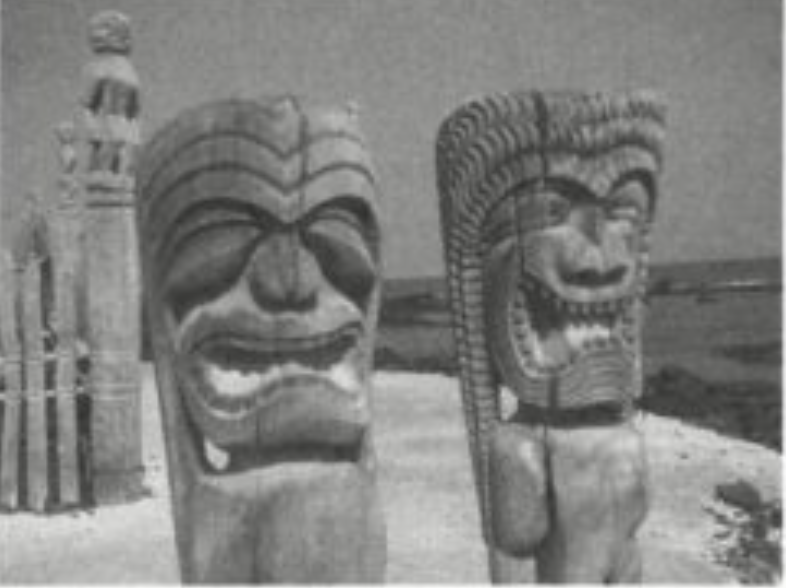
%> input picture totem-poles.png, 786 x 588 px
$ octave ch11_superpixels.m   (GNU Octave 9; MATLAB toolbox functions it lacks are replaced by stand-ins)
%> lines starting %> are read from the running program, lines starting %| are printed output that depends on the picture
clear; clc; close all

f = imread('totem-poles.png', 'png');
%> f is the input picture: size 588x786x3 uint8; mean R, G, B 128.7, 129.1, 127
f = rgb2gray(f);
%> f: size 588x786 uint8
subplot(2,2,1), imshow(f);

% Compute 3000 superpixels.
[L,NL] = superpixels(f,3000);
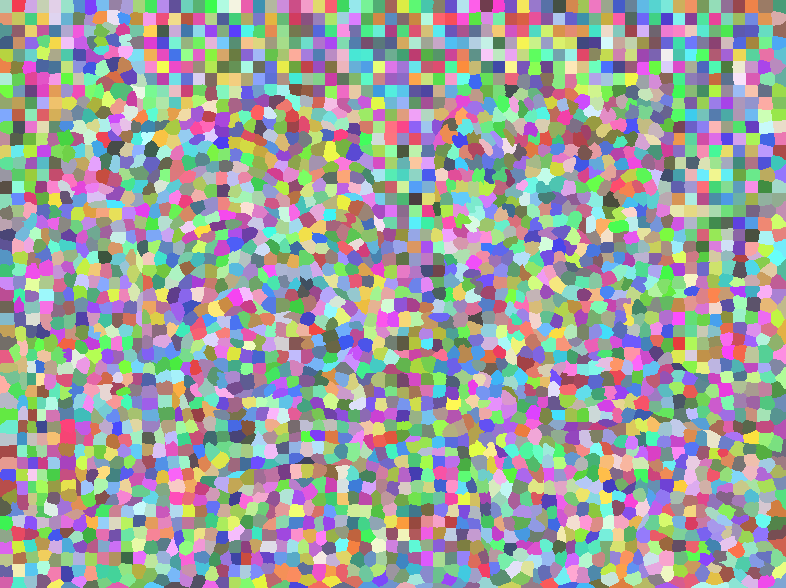
%> L: size 588x786 double; 3180 distinct labels, from 1 to 3180; one colour per label, 0 black
%> NL = 3180

% L is a matrix of labels and thus contains no visual information of interest.
% To display it, we first replace each superpixel by its average value.
fSP = zeros(size(f));

% Convert labels to indices.
idx = label2idx(L);         % idx is a cell array.
%> idx = 3180 items

% Process each superpixel region.
for labelVal = 1:NL
    grayldx = idx{labelVal};
    fSP(grayldx) = mean(f(grayldx));
end
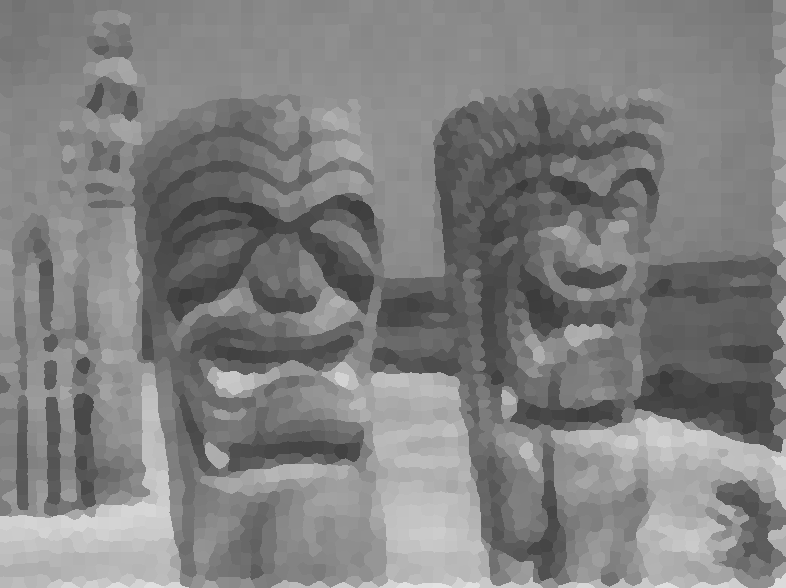
%> fSP: size 588x786 double; min 59.4, max 227.4, mean 128.7

% Scale fSP to the full intensity range.
fSP = mat2gray(fSP); % Could also use custom function intensityscaling.
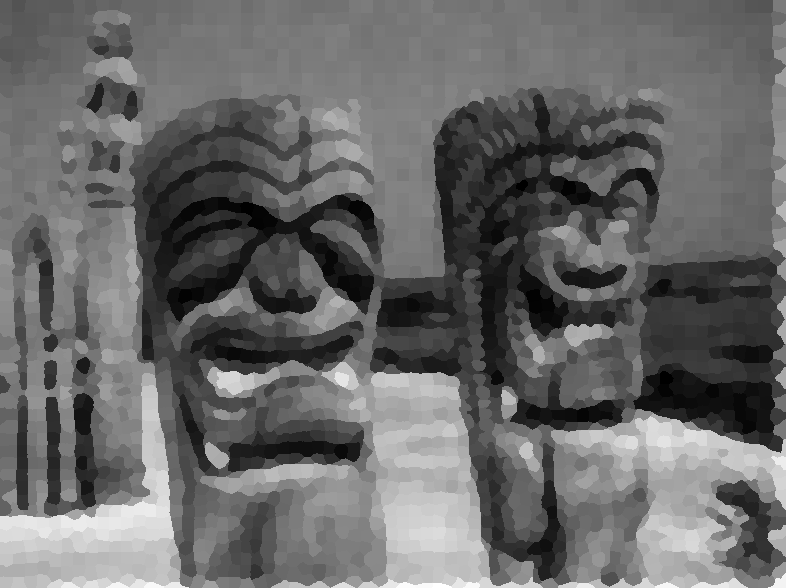
%> fSP: size 588x786 double; min 0, max 1, mean 0.413

% Superimpose the superpixel boundaries on the image.
mask = boundarymask(L);
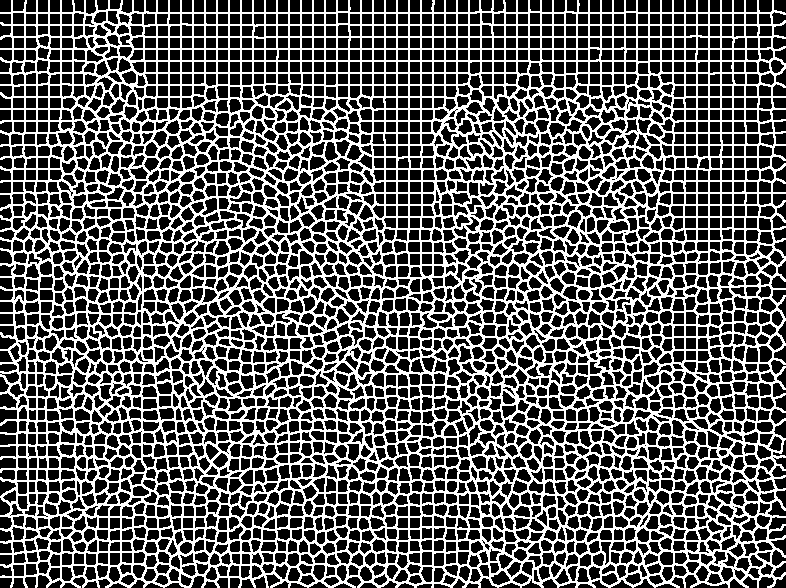
%> mask: size 588x786 logical; 35.5% white in thin lines or dots
fSPO = imoverlay(fSP,mask,'w');
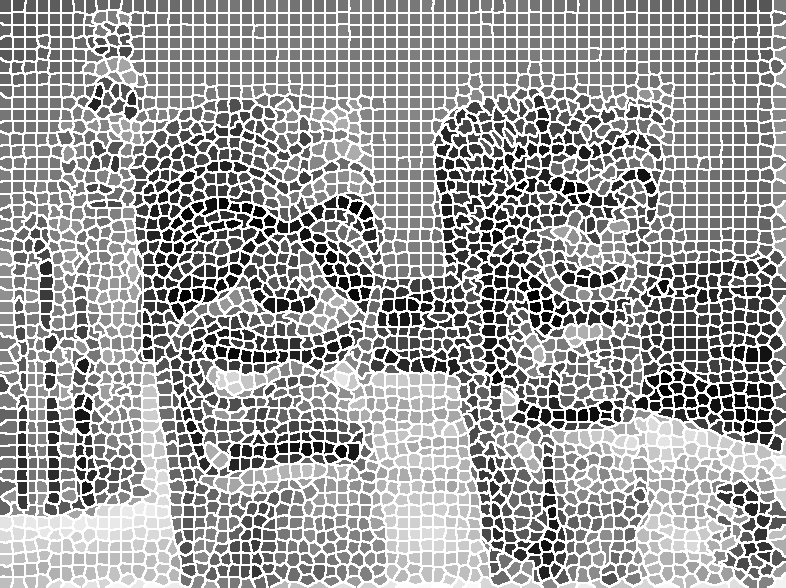
%> fSPO: size 588x786x3 uint8; min 0, max 255, mean 158.8

% Show the results.
subplot(2,2,2), imshow(fSPO);    %   Fig. 11.25(b).
subplot(2,2,3), imshow(fSP);     %   Fig. 11.25(c).
subplot(2,2,4), imshow(mask);

$ run again, with calculator.png copied over totem-poles.png
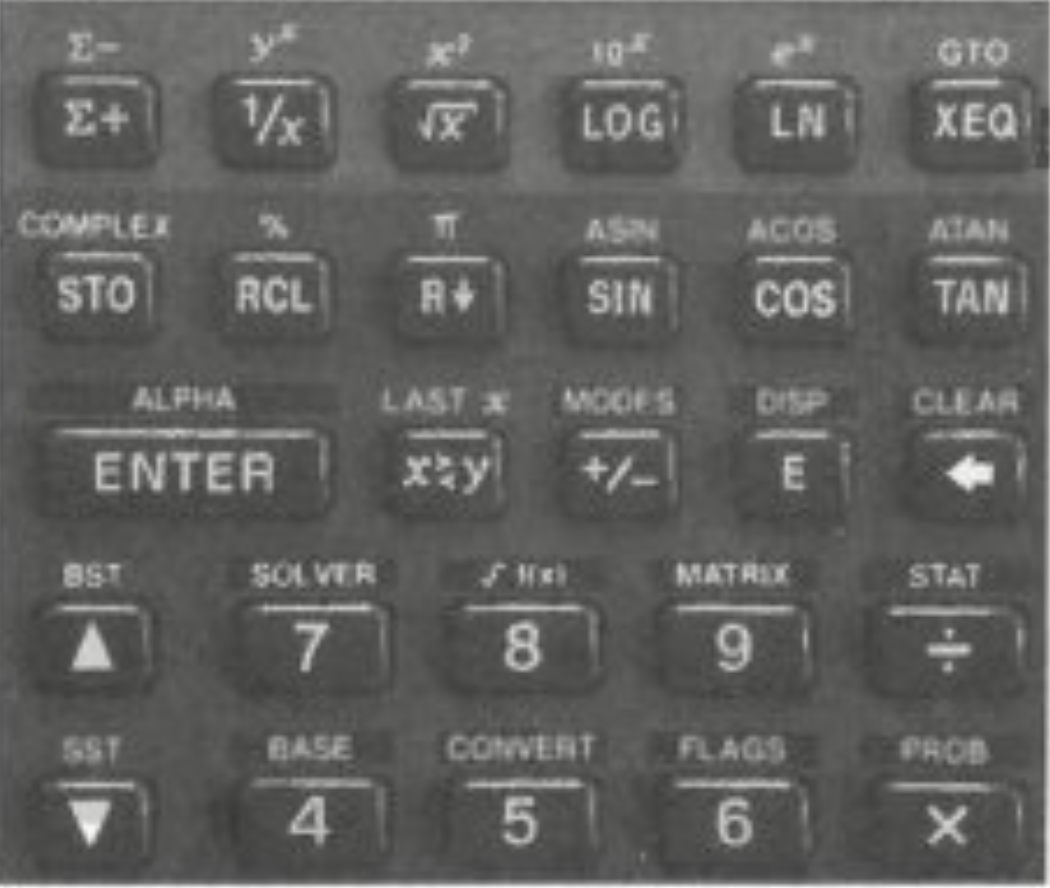
%> input picture calculator.png, 1050 x 888 px
%> f is the input picture: size 888x1050x3 uint8; mean R, G, B 97, 97.3, 95.3
%> f: size 888x1050 uint8
%> `[L,NL] = superpixels(f,3000);`:
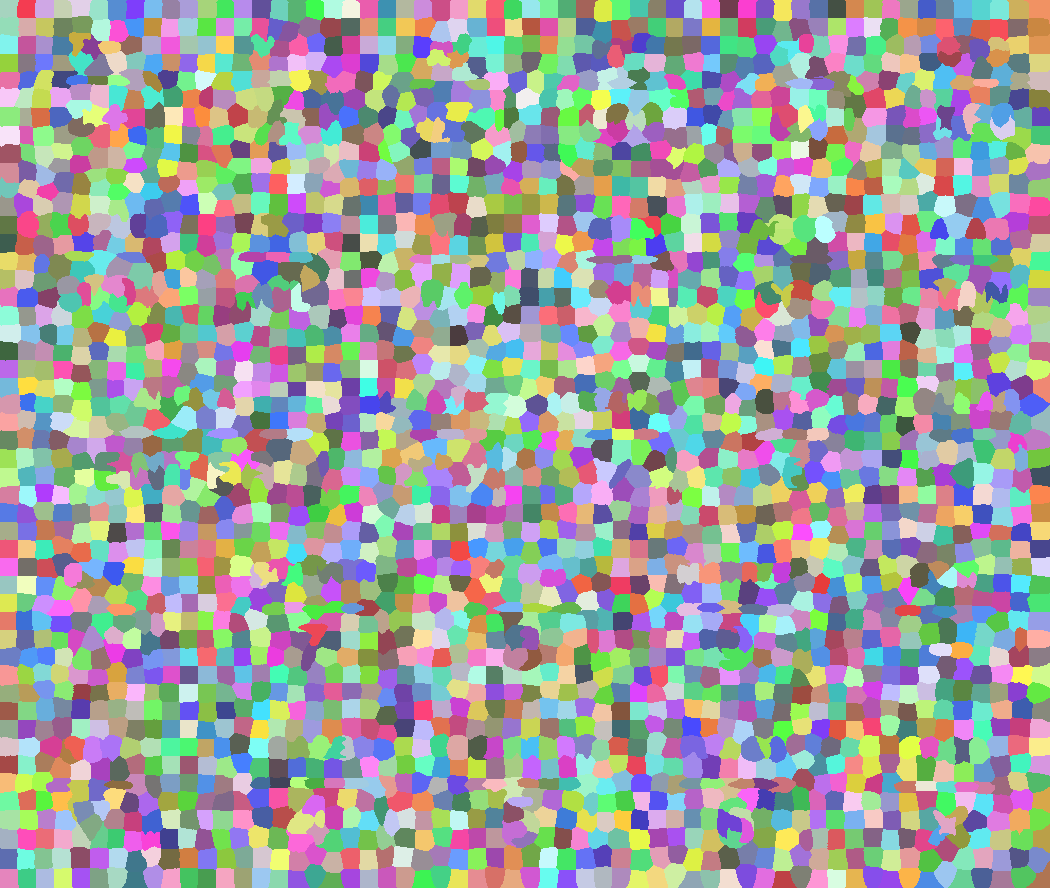
%> L: size 888x1050 double; 2833 distinct labels, from 1 to 2833; one colour per label, 0 black
%> NL = 2833
%> idx = 2833 items
%> mask: size 888x1050 logical; 24% white in thin lines or dots
%> `fSPO = imoverlay(fSP,mask,'w');`:
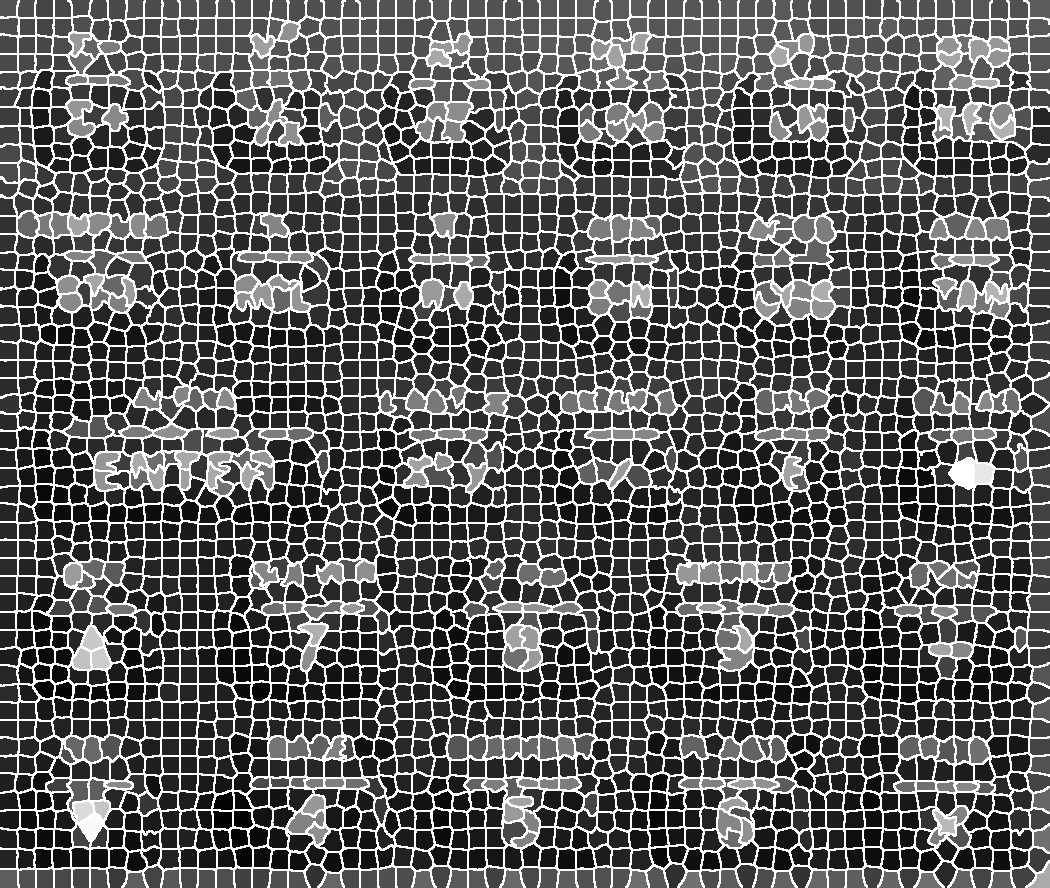
%> fSPO: size 888x1050x3 uint8; min 0, max 255, mean 100.2

$ run again, with circuit-board.png copied over totem-poles.png
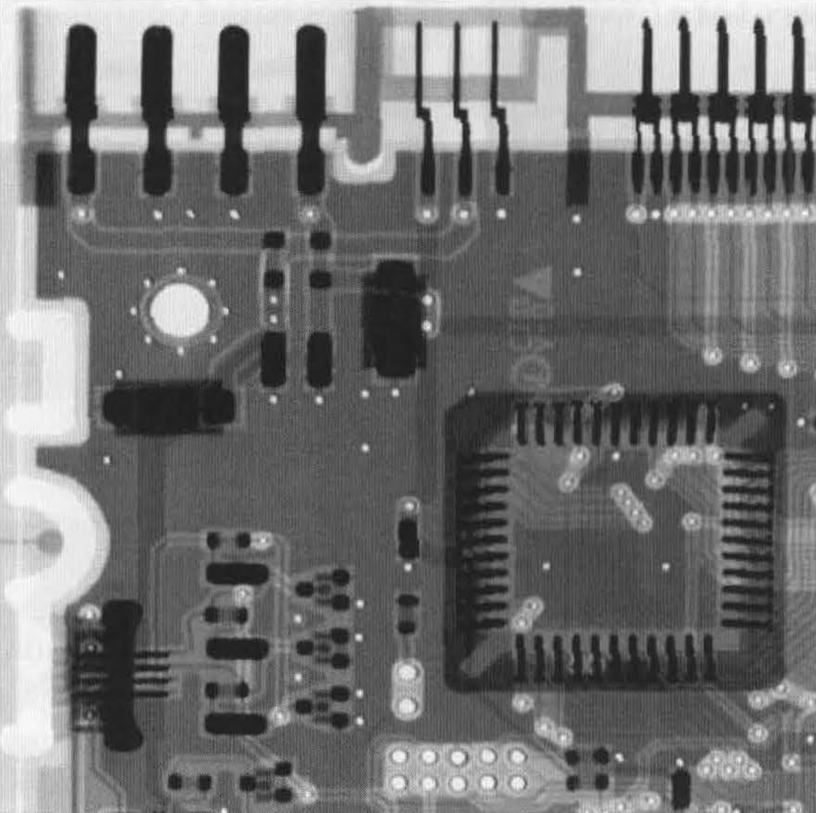
%> input picture circuit-board.png, 1632 x 1626 px (shown at 1/2 size)
%> f is the input picture: size 1626x1632x3 uint8; min 12, max 255, mean 113.1
%> f: size 1626x1632 uint8
%> `[L,NL] = superpixels(f,3000);`:
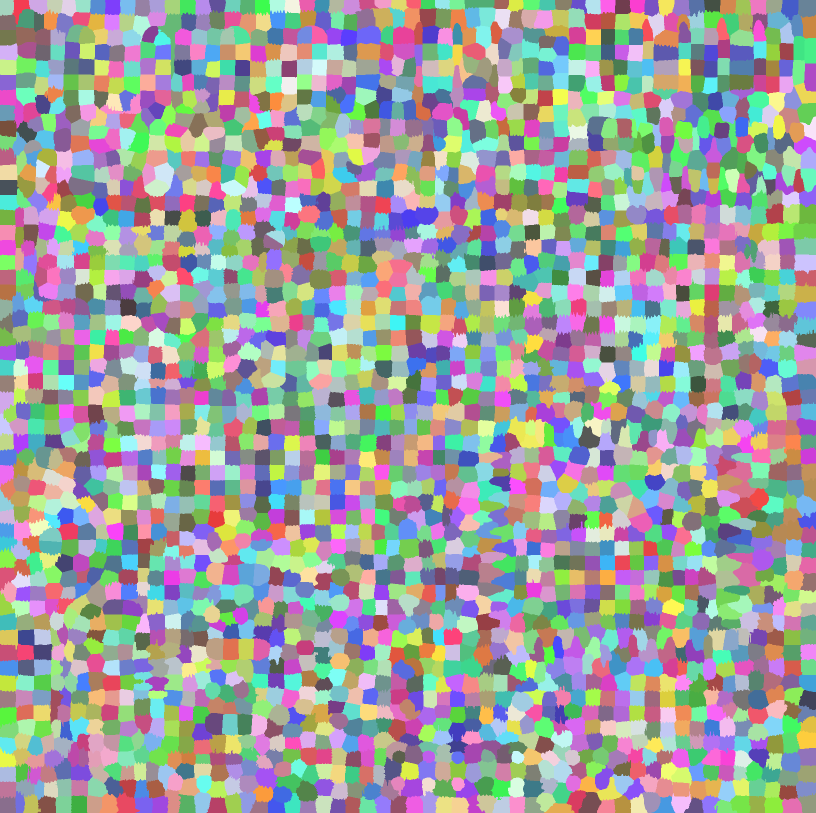
%> L: size 1626x1632 double (shown at 1/2 size); 2906 distinct labels, from 1 to 2906; one colour per label, 0 black
%> NL = 2906
%> idx = 2906 items
%> mask: size 1626x1632 logical; 16.6% white in thin lines or dots
%> `fSPO = imoverlay(fSP,mask,'w');`:
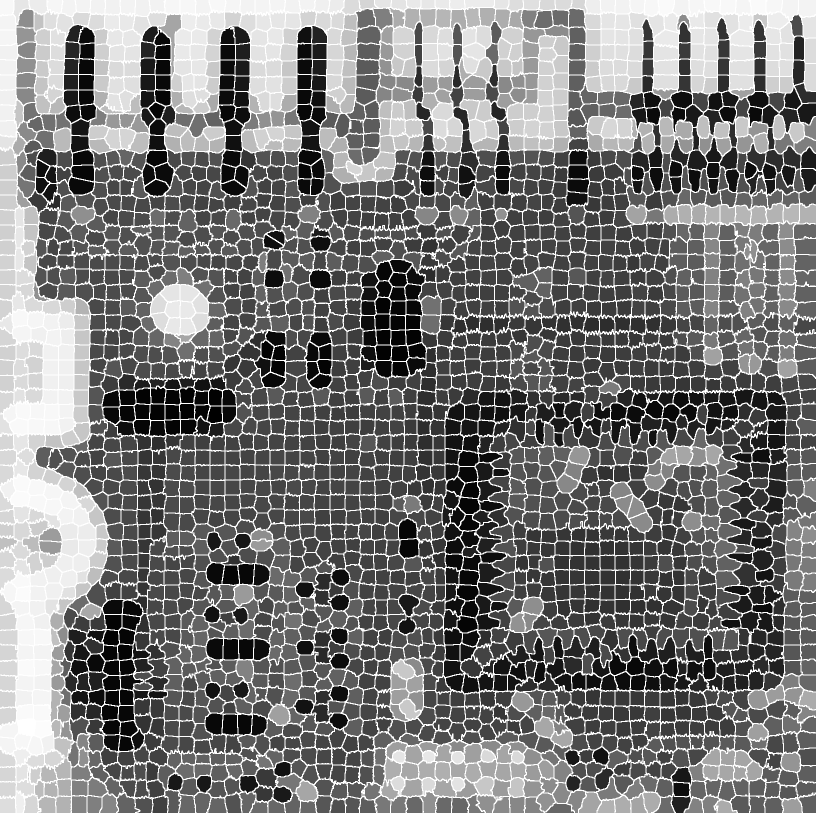
%> fSPO: size 1626x1632x3 uint8 (shown at 1/2 size); min 0, max 255, mean 123.4
